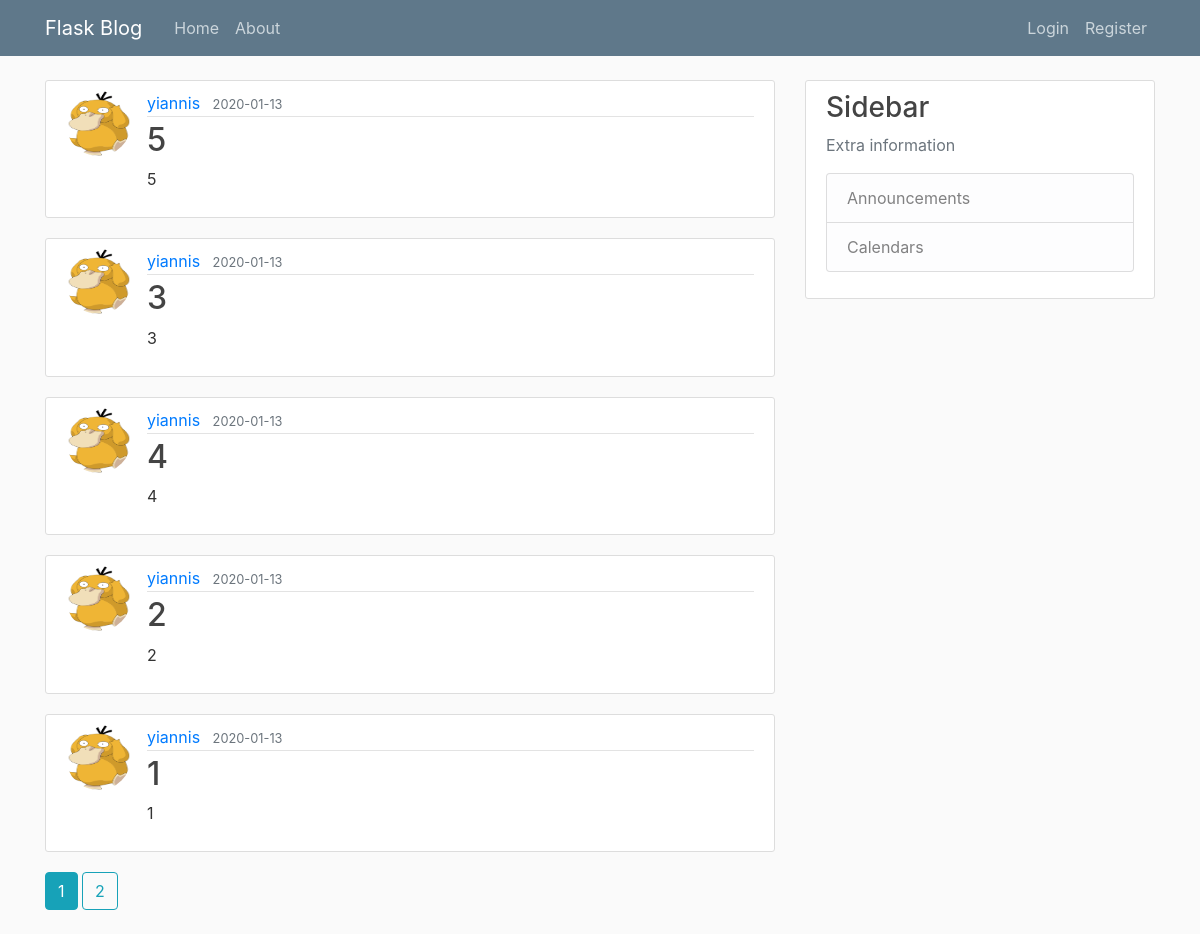
Page /home on the earlier database version.
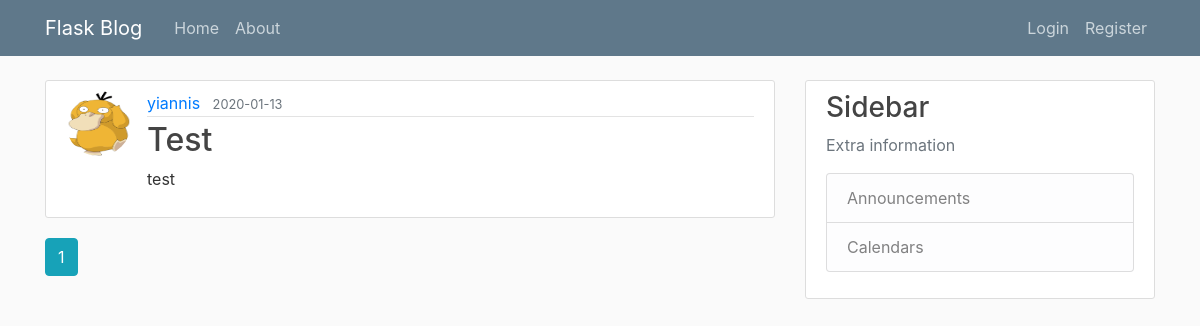
Same page on the later database version.
### flaskblog/models.py (models this page shows, shortened)
class Post(db.Model):
    id = db.Column(db.Integer, primary_key=True)
    title = db.Column(db.String(100), nullable=False)
    date_posted = db.Column(db.DateTime, nullable=False, default=datetime.utcnow)
    content = db.Column(db.Text, nullable=False)
    user_id = db.Column(db.Integer, db.ForeignKey("user.id"), nullable=False)

class User(db.Model, UserMixin):
    id = db.Column(db.Integer, primary_key=True)
    username = db.Column(db.String(20), unique=True, nullable=False)
    email = db.Column(db.String(120), unique=True, nullable=False)
    image_file = db.Column(db.String(20), nullable=False, default="default.jpg")
    password = db.Column(db.String(60), nullable=False)
    posts = db.relationship("Post", backref="author", lazy=True)

### flaskblog/main/routes.py (the view)
@main.route("/")
@main.route("/home")
def home():
    page = request.args.get("page", 1, type=int)
    posts = Post.query.order_by(Post.date_posted.desc()).paginate(page=page, per_page=5)
    return render_template("home.html", posts=posts)

### flaskblog/templates/home.html
{% extends "layout.html" %}
{% block content %}
    {% for post in posts.items %}
        <article class="media content-section">
          <img class="rounded-circle article-img" src="{{ url_for('static', filename='profile_pics/' + post.author.image_file) }}">
          <div class="media-body">
            <div class="article-metadata">
              <a class="mr-2" href="{{ url_for('users.user_posts', username=post.author.username) }}">{{ post.author.username }}</a>
              <small class="text-muted">{{ post.date_posted.strftime('%Y-%m-%d') }}</small>
            </div>
            <h2><a class="article-title" href="{{ url_for('posts.post', post_id=post.id) }}">{{ post.title }}</a></h2>
            <p class="article-content">{{ post.content }}</p>
          </div>
        </article>
    {% endfor %}
    {% for page_num in posts.iter_pages(left_edge=1, right_edge=1, left_current=1, right_current=2) %}
      {% if page_num %}
        {% if posts.page == page_num %}
          <a class="btn btn-info mb-4" href="{{ url_for('main.home', page=page_num) }}">{{ page_num }}</a>
        {% else %}
          <a class="btn btn-outline-info mb-4" href="{{ url_for('main.home', page=page_num) }}">{{ page_num }}</a>
        {% endif %}
      {% else %}
        ...
      {% endif %}
    {% endfor %}
{% endblock content %}

### flaskblog/templates/layout.html (shortened to what this page needs)
<!DOCTYPE html>
<html>
<head>
    <link rel="stylesheet" href="https://stackpath.bootstrapcdn.com/bootstrap/4.3.1/css/bootstrap.min.css">
    <link rel="stylesheet" type="text/css" href="{{ url_for('static', filename='main.css') }}">
</head>
<body>
    <header class="site-header">
      <nav class="navbar navbar-expand-md navbar-dark bg-steel fixed-top">
        <div class="container">
          <a class="navbar-brand mr-4" href="/">Flask Blog</a>
          <div class="collapse navbar-collapse" id="navbarToggle">
            <div class="navbar-nav mr-auto">
              <a class="nav-item nav-link" href="{{ url_for('main.home') }}">Home</a>
              <a class="nav-item nav-link" href="{{ url_for('main.about') }}">About</a>
            </div>
            <div class="navbar-nav">
              {% if current_user.is_authenticated %}
                <a class="nav-item nav-link" href="{{ url_for('posts.new_post') }}">New Post</a>
                <a class="nav-item nav-link" href="{{ url_for('users.account') }}">Account</a>
                <a class="nav-item nav-link" href="{{ url_for('users.logout') }}">Logout</a>
              {% else %}
                <a class="nav-item nav-link" href="{{ url_for('users.login') }}">Login</a>
                <a class="nav-item nav-link" href="{{ url_for('users.register') }}">Register</a>
              {% endif %}
            </div>
          </div>
        </div>
      </nav>
    </header>
    <main role="main" class="container">
      <div class="row">
        <div class="col-md-8">
          {% block content %}{% endblock %}
        </div>
        <div class="col-md-4">
          <div class="content-section">
            <h3>Sidebar</h3>
            <p class='text-muted'>Extra information
              <ul class="list-group">
                <li class="list-group-item list-group-item-light">Announcements</li>
                <li class="list-group-item list-group-item-light">Calendars</li>
              </ul>
            </p>
          </div>
        </div>
      </div>
    </main>
</body>
</html>

### flaskblog/static/main.css (style rules this page uses)
body { background: #fafafa; color: #333333; margin-top: 5rem; }
h1, h2, h3, h4, h5, h6 { color: #444444; }
.bg-steel { background-color: #5f788a; }
.site-header .navbar-nav .nav-link { color: #cbd5db; }
.content-section { background: #ffffff; padding: 10px 20px; border: 1px solid #dddddd; border-radius: 3px; margin-bottom: 20px; }
.article-title { color: #444444; }
.article-content { white-space: pre-line; }
.article-img { height: 65px; width: 65px; margin-right: 16px; }
.article-metadata { padding-bottom: 1px; margin-bottom: 4px; border-bottom: 1px solid #e3e3e3 }

Differences in the rows shown:
removed Post: image_file (placeholder picture), author.username "yiannis", date_posted "2020-01-13", title "5", content "5"
removed Post: image_file (placeholder picture), author.username "yiannis", date_posted "2020-01-13", title "3", content "3"
removed Post: image_file (placeholder picture), author.username "yiannis", date_posted "2020-01-13", title "4", content "4"
removed Post: image_file (placeholder picture), author.username "yiannis", date_posted "2020-01-13", title "2", content "2"
removed Post: image_file (placeholder picture), author.username "yiannis", date_posted "2020-01-13", title "1", content "1"
now on this page (row unchanged): Post: image_file (placeholder picture), author.username "yiannis", date_posted "2020-01-13", title "Test", content "test"
Other differences:
list line gone: "2"
